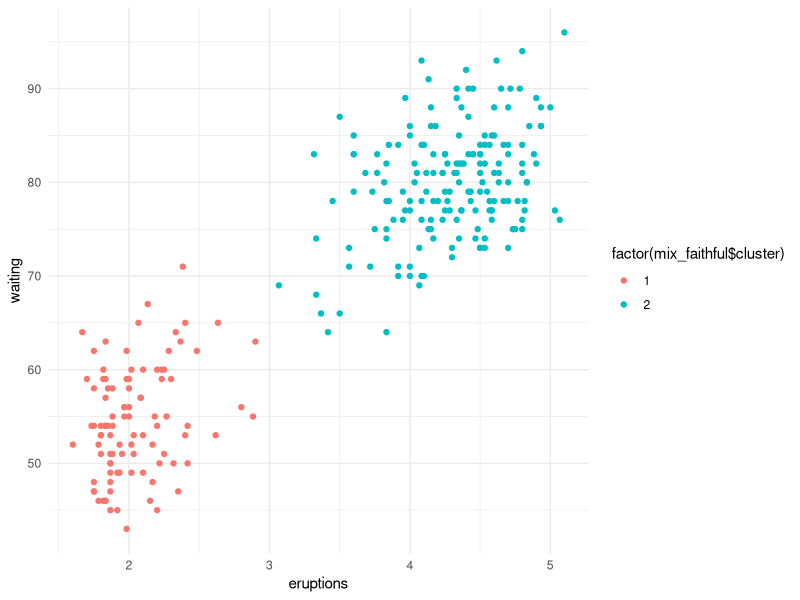

Write R code to recreate this figure. (Note: this script raises an error after producing the figure.)
## ---- chunk 1
em_mixture = function(
  params,
  X,
  clusters = 2,
  tol = .00001,
  maxits  = 100,
  showits = TRUE
  ) {
  
  # Arguments are 
  # params: starting parameters (means, covariances, cluster probability)
  # X: data 
  # clusters: number of clusters desired
  # tol: tolerance
  # maxits: maximum iterations
  # showits: whether to show iterations
  
  require(mvtnorm)
  # Starting points
  N     = nrow(X)
  mu    = params$mu
  var   = params$var
  probs = params$probs
  
  # initializations
  
  # cluster 'responsibilities', i.e. probability of cluster membership for each
  # observation i
  ri = matrix(0, ncol=clusters, nrow=N)       
  ll = 0                                        # log likelihood
  it = 0                                        # iteration count
  converged = FALSE                             # convergence
  
  # Show iterations if showits == true
  if (showits)                                  
    cat(paste("Iterations of EM:", "\n"))
  
  while (!converged & it < maxits) { 
    probsOld = probs
    # muOld = mu                # Use direct values or loglike for convergence check
    # varOld = var
    llOld = ll
    riOld = ri
    
    ### E
    # Compute responsibilities
    for (k in 1:clusters){
      ri[,k] = probs[k] * dmvnorm(X, mu[k, ], sigma = var[[k]], log = FALSE)
    }
    
    ri = ri/rowSums(ri)
    
    ### M
    rk = colSums(ri)            # rk is weighted average cluster membership size
    probs = rk/N
    
    for (k in 1:clusters){
      varmat = matrix(0, ncol = ncol(X), nrow = ncol(X))    # initialize to sum matrices
      
      for (i in 1:N){
        varmat = varmat + ri[i,k] * X[i,]%*%t(X[i,])
      }
      
      mu[k,]   = (t(X) %*% ri[,k]) / rk[k]
      var[[k]] =  varmat/rk[k] - mu[k,]%*%t(mu[k,])
      
      ll[k] = -.5*sum( ri[,k] * dmvnorm(X, mu[k,], sigma = var[[k]], log = TRUE) )
    }
    
    ll = sum(ll)
    
    ### compare old to current for convergence
    parmlistold =  c(llOld, probsOld)           # c(muOld, unlist(varOld), probsOld)
    parmlistcurrent = c(ll, probs)              # c(mu, unlist(var), probs)
    it = it + 1
    
    # if showits true, & it =1 or modulo of 5 print message
    if (showits & it == 1 | it%%5 == 0)         
      cat(paste(format(it), "...", "\n", sep = ""))
    
    converged = min(abs(parmlistold - parmlistcurrent)) <= tol
  }
  
  clust = which(round(ri) == 1, arr.ind = TRUE)        # create cluster membership
  clust = clust[order(clust[,1]), 2]            # order accoring to row rather than cluster
  out = list(
    probs   = probs,
    mu      = mu,
    var     = var,
    resp    = ri,
    cluster = clust,
    ll      = ll
  )
  
  out
} 
## ---- chunk 2
data("faithful")
## ---- chunk 3
mustart  = rbind(c(3, 60), c(3, 60.1))    # must be at least slightly different
covstart = list(cov(faithful), cov(faithful))
probs    = c(.01, .99)

# params is a list of mu, var, and probs 
starts = list(mu = mustart, var = covstart, probs = probs)  
## ---- chunk 4


mix_faithful = em_mixture(
  params = starts,
  X = as.matrix(faithful),
  clusters = 2,
  tol      = 1e-12,
  maxits   = 1500,
  showits  = TRUE
)

str(mix_faithful)
## ---- chunk 5
library(ggplot2)

ggplot(aes(x = eruptions, y = waiting), data = faithful) +
  geom_point(aes(color = factor(mix_faithful$cluster))) +
  theme_minimal()

faithful %>% 
  mutate(prob_clus_1 = mix_faithful$resp[, 1]) %>% 
  ggplot(aes(x = eruptions, y = waiting)) +
  geom_point(aes(color = prob_clus_1)) +
  theme_minimal()

# relatively speaking, these are extremely well-separated clusters
worst = apply(mix_faithful$resp, 1, function(x)  max(x) < .99) 

ggplot(aes(x = eruptions, y = waiting), data = faithful) +
  geom_point(aes(color = worst)) +
  theme_minimal()
## ---- chunk 6
library(mclust)

# options are set to be more similar
mix_mclust = Mclust(
  faithful[, 1:2],
  2,
  modelNames = 'VVV',
  control = emControl(tol = 1e-12)
)

str(mix_mclust, 1)

# compare means
t(mix_faithful$mu)
mix_mclust$parameters$mean

# compare variances
mix_faithful$var
mix_mclust$parameters$variance$sigma

# compare classifications, reverse in case arbitrary numbering of one of them is opposite
table(mix_faithful$cluster, mix_mclust$classification)

table(ifelse(mix_faithful$cluster == 2, 1, 2),
      mix_mclust$classification)

# compare responsibilities; reverse one if arbitrary numbering of one of them is opposite
# cbind(round(mix_faithful$resp[,1], 2), round(mix_mclust$z[,2], 2)) # cluster '1'
# cbind(round(mix_faithful$resp[,2], 2), round(mix_mclust$z[,1], 2)) # cluster '2'
## ---- chunk 7
iris2 = iris %>% select(-Species)
## ---- chunk 8
mustart = iris %>% 
  group_by(Species) %>% 
  summarise(across(.fns = function(x) mean(x) + runif(1, 0, .5))) %>% 
  select(-Species) %>% 
  as.matrix()


# use purrr::map due to mclust::map
covstart = iris %>% 
  split(.$Species) %>% 
  purrr::map(select, -Species) %>% 
  purrr::map(function(x) cov(x) + diag(runif(4, 0, .5))) 

probs = c(.1, .2, .7)

starts = list(mu = mustart, var = covstart, probs = probs)
## ---- chunk 9
mix_mclust_iris = em_mixture(
  params = starts,
  X = as.matrix(iris2),
  clusters = 3,
  tol      = 1e-8,
  maxits   = 1500,
  showits  = T
)

table(mix_mclust_iris$cluster, iris$Species)
## ---- chunk 10
mclust_iris = Mclust(iris[,1:4], 3)
table(mclust_iris$classification, iris$Species)
